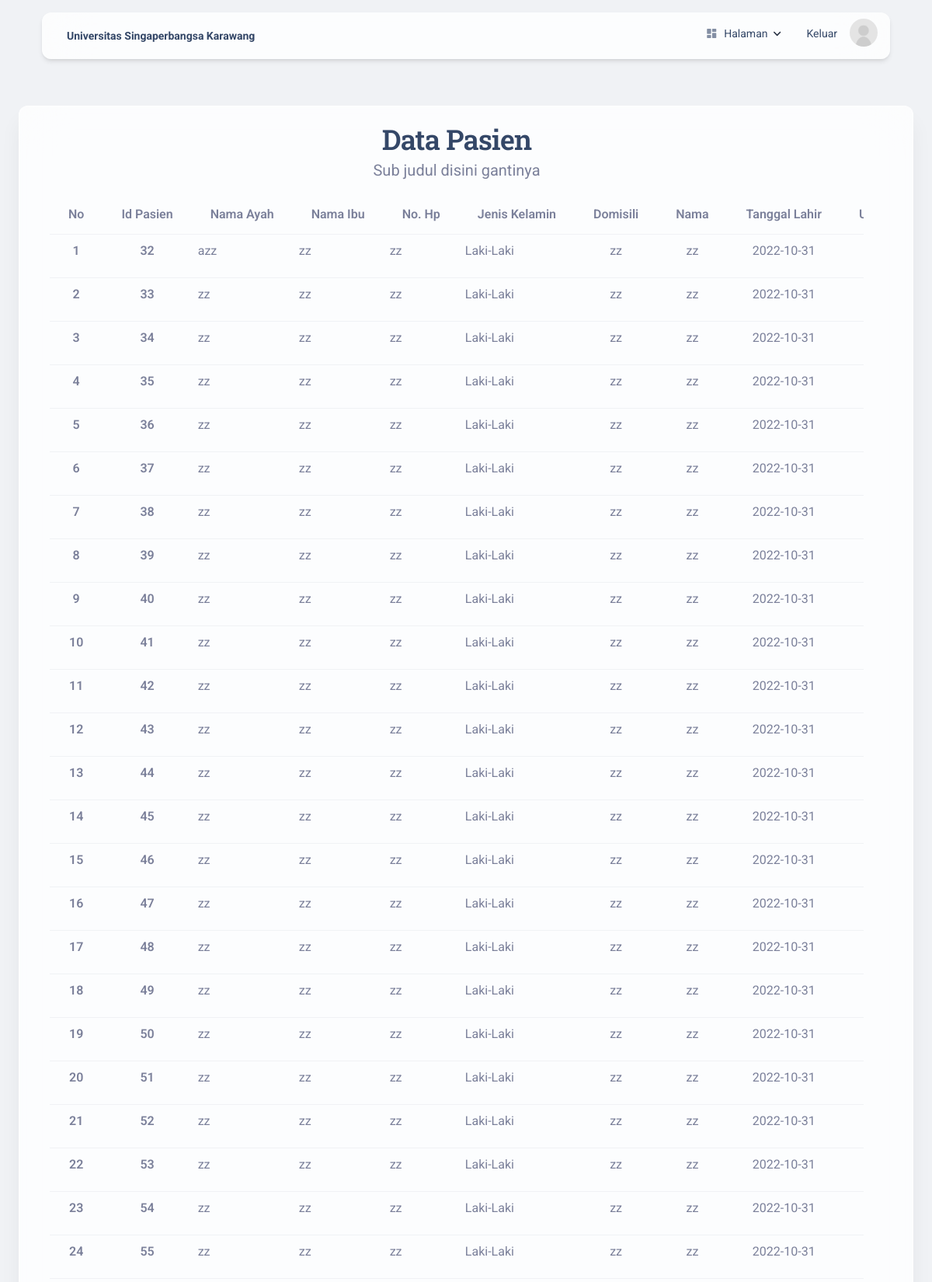
The app's page /pages/adminpasien.php (signed in, upper part) with its own data.
### tables this page shows
CREATE TABLE `pasien` (
  `id_pasien` int(11) NOT NULL,
  `nama_ayah` text DEFAULT NULL,
  `nama_ibu` text DEFAULT NULL,
  `nomor_hp` text DEFAULT NULL,
  `jenis_kelamin` text DEFAULT NULL,
  `kota_domisili` text DEFAULT NULL,
  `nama_pasien` text DEFAULT NULL,
  `tanggal_lahir` text DEFAULT NULL,
  `umur` text DEFAULT NULL
);

### pages/adminpasien.php (the view, shortened to what this page needs)
<!DOCTYPE html>
<html lang="en" itemscope itemtype="http://schema.org/WebPage">
<head>
    <link href="../assets/css/nucleo-icons.css" rel="stylesheet" />
    <link href="../assets/css/nucleo-svg.css" rel="stylesheet" />
    <link href='https://unpkg.com/boxicons@2.1.2/css/boxicons.min.css' rel='stylesheet'>
    <link id="pagestyle" href="../assets/css/material-kit.css?v=3.0.4" rel="stylesheet" />
</head>
<body class="index-page bg-gray-200">
    <?php
    include 'navbaradmin.php';
    ?>
    <div class="card card-body blur shadow-blur mx-3 mx-md-4 mt-n6">
        <section class="my-0 py-0">
            <div class="container">
                <div class="row">
                    <div class="row justify-content-center text-center my-sm-1">
                        <div class="col-lg-12">
                            <h2 class="text-dark mb-0">Data Pasien</h2>
                            <p class="lead">Sub judul disini gantinya </p>
                            <div class="table-responsive">
                                <table class="table table-hover">
                                    <thead>
                                        <tr>
                                            <th scope="col">No</th>
                                            <th scope="col">Id Pasien</th>
                                            <th scope="col">Nama Ayah</th>
                                            <th scope="col">Nama Ibu</th>
                                            <th scope="col">No. Hp</th>
                                            <th scope="col">Jenis Kelamin</th>
                                            <th scope="col">Domisili</th>
                                            <th scope="col">Nama </th>
                                            <th scope="col">Tanggal Lahir </th>
                                            <th scope="col">Umur</th>
                                        </tr>
                                    </thead>
                                    <tbody>
                                        <?php
                                        include 'koneksi.php';
                                        $no = 1;
                                        $query = mysqli_query($koneksi, "SELECT * FROM pasien") or die(mysqli_error($koneksi));
                                        foreach ($query as $data) {
                                        ?>
                                            <tr>
                                                <th class="text-center" scope="row"><?php echo $no ?></th>
                                                <th class="text-center" scope="row"><?php echo $data['id_pasien'] ?></th>
                                                <td class="text-start"><?php echo $data['nama_ayah'] ?></td>
                                                <td class="text-start"><?php echo $data['nama_ibu'] ?></td>
                                                <td class="text-start"><?php echo $data['nomor_hp'] ?></td>
                                                <td class="text-start"><?php echo $data['jenis_kelamin'] ?></td>
                                                <td class="text-center"><?php echo $data['kota_domisili'] ?></td>
                                                <td class="text-center"><?php echo $data['nama_pasien'] ?></td>
                                                <td class="text-center"><?php echo $data['tanggal_lahir'] ?></td>
                                                <td class="text-center"><?php echo $data['umur'] ?></td>
                                            </tr>
                                        <?php
                                            $no++;
                                        }
                                        ?>
                                    </tbody>
                                </table>
                            </div>
                        </div>
                    </div>
                </div>
            </div>
        </section>
    </div>
</body>
</html>

### records on screen
pasien: id_pasien "32", nama_ayah "azz", nama_ibu "zz", nomor_hp "zz", jenis_kelamin "Laki-Laki", kota_domisili "zz", nama_pasien "zz", tanggal_lahir "2022-10-31"
pasien: id_pasien "33", nama_ayah "zz", nama_ibu "zz", nomor_hp "zz", jenis_kelamin "Laki-Laki", kota_domisili "zz", nama_pasien "zz", tanggal_lahir "2022-10-31"
pasien: id_pasien "34", nama_ayah "zz", nama_ibu "zz", nomor_hp "zz", jenis_kelamin "Laki-Laki", kota_domisili "zz", nama_pasien "zz", tanggal_lahir "2022-10-31"
pasien: id_pasien "35", nama_ayah "zz", nama_ibu "zz", nomor_hp "zz", jenis_kelamin "Laki-Laki", kota_domisili "zz", nama_pasien "zz", tanggal_lahir "2022-10-31"
pasien: id_pasien "36", nama_ayah "zz", nama_ibu "zz", nomor_hp "zz", jenis_kelamin "Laki-Laki", kota_domisili "zz", nama_pasien "zz", tanggal_lahir "2022-10-31"
pasien: id_pasien "37", nama_ayah "zz", nama_ibu "zz", nomor_hp "zz", jenis_kelamin "Laki-Laki", kota_domisili "zz", nama_pasien "zz", tanggal_lahir "2022-10-31"
pasien: id_pasien "38", nama_ayah "zz", nama_ibu "zz", nomor_hp "zz", jenis_kelamin "Laki-Laki", kota_domisili "zz", nama_pasien "zz", tanggal_lahir "2022-10-31"
pasien: id_pasien "39", nama_ayah "zz", nama_ibu "zz", nomor_hp "zz", jenis_kelamin "Laki-Laki", kota_domisili "zz", nama_pasien "zz", tanggal_lahir "2022-10-31"
pasien: id_pasien "40", nama_ayah "zz", nama_ibu "zz", nomor_hp "zz", jenis_kelamin "Laki-Laki", kota_domisili "zz", nama_pasien "zz", tanggal_lahir "2022-10-31"
pasien: id_pasien "41", nama_ayah "zz", nama_ibu "zz", nomor_hp "zz", jenis_kelamin "Laki-Laki", kota_domisili "zz", nama_pasien "zz", tanggal_lahir "2022-10-31"
pasien: id_pasien "42", nama_ayah "zz", nama_ibu "zz", nomor_hp "zz", jenis_kelamin "Laki-Laki", kota_domisili "zz", nama_pasien "zz", tanggal_lahir "2022-10-31"
pasien: id_pasien "43", nama_ayah "zz", nama_ibu "zz", nomor_hp "zz", jenis_kelamin "Laki-Laki", kota_domisili "zz", nama_pasien "zz", tanggal_lahir "2022-10-31"
pasien: id_pasien "44", nama_ayah "zz", nama_ibu "zz", nomor_hp "zz", jenis_kelamin "Laki-Laki", kota_domisili "zz", nama_pasien "zz", tanggal_lahir "2022-10-31"
pasien: id_pasien "45", nama_ayah "zz", nama_ibu "zz", nomor_hp "zz", jenis_kelamin "Laki-Laki", kota_domisili "zz", nama_pasien "zz", tanggal_lahir "2022-10-31"
pasien: id_pasien "46", nama_ayah "zz", nama_ibu "zz", nomor_hp "zz", jenis_kelamin "Laki-Laki", kota_domisili "zz", nama_pasien "zz", tanggal_lahir "2022-10-31"
pasien: id_pasien "47", nama_ayah "zz", nama_ibu "zz", nomor_hp "zz", jenis_kelamin "Laki-Laki", kota_domisili "zz", nama_pasien "zz", tanggal_lahir "2022-10-31"
pasien: id_pasien "48", nama_ayah "zz", nama_ibu "zz", nomor_hp "zz", jenis_kelamin "Laki-Laki", kota_domisili "zz", nama_pasien "zz", tanggal_lahir "2022-10-31"
pasien: id_pasien "49", nama_ayah "zz", nama_ibu "zz", nomor_hp "zz", jenis_kelamin "Laki-Laki", kota_domisili "zz", nama_pasien "zz", tanggal_lahir "2022-10-31"
pasien: id_pasien "50", nama_ayah "zz", nama_ibu "zz", nomor_hp "zz", jenis_kelamin "Laki-Laki", kota_domisili "zz", nama_pasien "zz", tanggal_lahir "2022-10-31"
pasien: id_pasien "51", nama_ayah "zz", nama_ibu "zz", nomor_hp "zz", jenis_kelamin "Laki-Laki", kota_domisili "zz", nama_pasien "zz", tanggal_lahir "2022-10-31"
pasien: id_pasien "52", nama_ayah "zz", nama_ibu "zz", nomor_hp "zz", jenis_kelamin "Laki-Laki", kota_domisili "zz", nama_pasien "zz", tanggal_lahir "2022-10-31"
pasien: id_pasien "53", nama_ayah "zz", nama_ibu "zz", nomor_hp "zz", jenis_kelamin "Laki-Laki", kota_domisili "zz", nama_pasien "zz", tanggal_lahir "2022-10-31"
pasien: id_pasien "54", nama_ayah "zz", nama_ibu "zz", nomor_hp "zz", jenis_kelamin "Laki-Laki", kota_domisili "zz", nama_pasien "zz", tanggal_lahir "2022-10-31"
pasien: id_pasien "55", nama_ayah "zz", nama_ibu "zz", nomor_hp "zz", jenis_kelamin "Laki-Laki", kota_domisili "zz", nama_pasien "zz", tanggal_lahir "2022-10-31"
